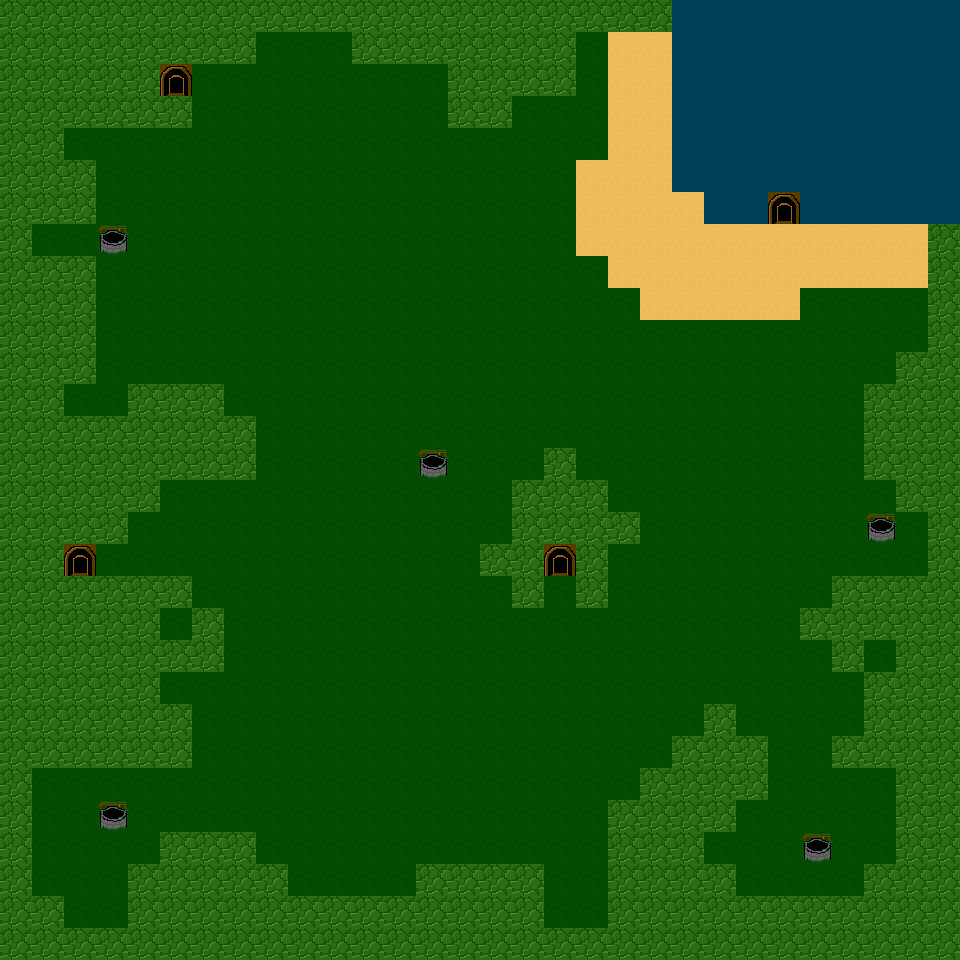

This is a level from a 2D game, rendered from its Tiled map with the project's own tilesets. A one-line summary and the map file follow, with tile-layer data summarised:
An orthogonal 30x30 tile map with 32x32 px tiles, 1 tile layer (base) and 6 objects.

<map version="1.0" orientation="orthogonal" width="30" height="30" tilewidth="32" tileheight="32">
 <tileset firstgid="1" name="tiles" tilewidth="32" tileheight="32">
  <image source="tiles.png" width="320" height="320" />
 </tileset>
 <layer name="base" width="30" height="30">
  <data>[900 cells, 900 non-empty, 6 distinct tile ids]</data>
 </layer>
 <objectgroup name="bugs" width="30" height="30">
  <object gid="61" x="384" y="256" />
  <object gid="61" x="352" y="384" />
  <object gid="61" x="705" y="511" />
  <object gid="61" x="704" y="607" />
  <object gid="61" x="319" y="705" />
  <object gid="61" x="352" y="768" />
 </objectgroup>
</map>